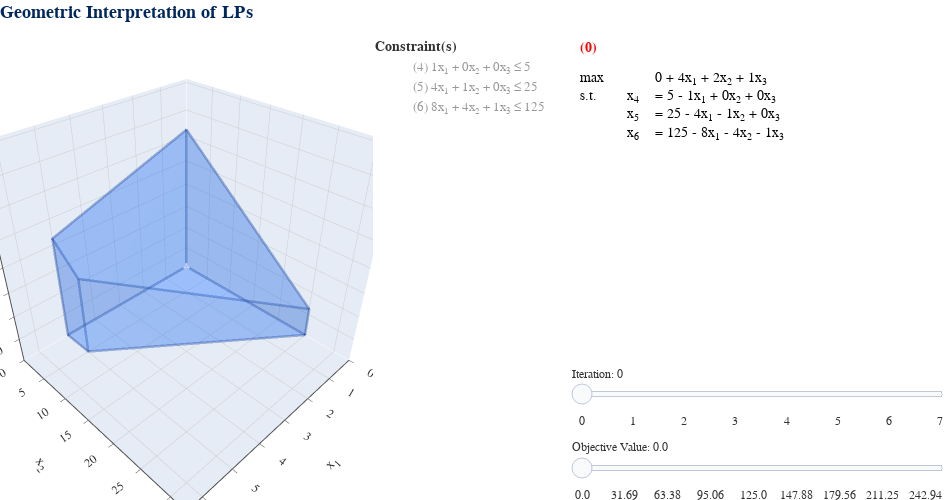

Write notebook code for a chart like this one.
### Code cell
from gilp import examples as ex

x = np.array([[0],[0],[0],[5],[25],[125]])
simplex_visual(ex.KLEE_MINTY_3D_LP, initial_solution=x, rule='dantzig').show()
